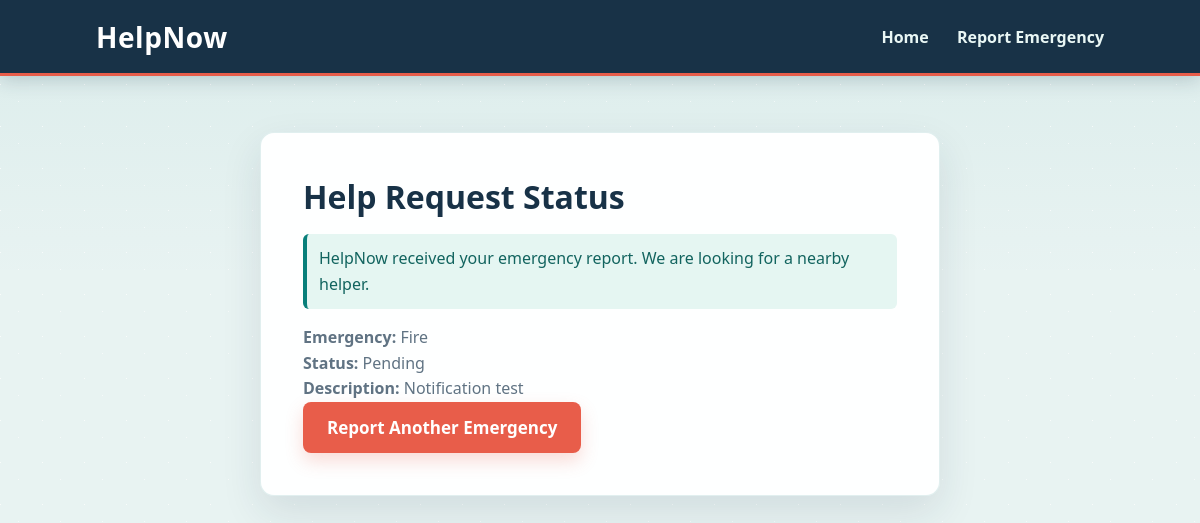
/status/4, run on the app's committed database.
### tables this page shows
CREATE TABLE notifications (
                id INTEGER PRIMARY KEY AUTOINCREMENT,
                user_id INTEGER NOT NULL,
                emergency_id INTEGER,
                message TEXT NOT NULL,
                is_read INTEGER DEFAULT 0,
                created_at TIMESTAMP DEFAULT CURRENT_TIMESTAMP,
                FOREIGN KEY (user_id) REFERENCES users(id),
                FOREIGN KEY (emergency_id) REFERENCES emergency_reports(id)
            );

CREATE TABLE emergency_reports (
    id INTEGER PRIMARY KEY AUTOINCREMENT,
    user_id INTEGER NOT NULL,
    type TEXT NOT NULL,
    description TEXT,
    latitude REAL,
    longitude REAL,
    status TEXT DEFAULT 'pending',
    priority TEXT DEFAULT 'normal',
    created_at TIMESTAMP DEFAULT CURRENT_TIMESTAMP, recipient_phone TEXT,

    FOREIGN KEY (user_id)
    REFERENCES users(id)
);

### app.py (the view)
@app.route("/status/<int:report_id>")
def report_status(report_id):
    with get_connection() as connection:
        report_record = connection.execute(
            "SELECT * FROM emergency_reports WHERE id = ?",
            (report_id,),
        ).fetchone()
        notification = connection.execute(
            """
            SELECT notifications.message, notifications.created_at FROM notifications
            WHERE emergency_id = ?
            ORDER BY id DESC LIMIT 1
            """,
            (report_id,),
        ).fetchone()
    if report_record is None:
        return "Emergency report not found", 404
    return render_template(
        "status.html",
        report=report_record,
        notification=notification,
    )

### app.py (called while the page is built)
def get_connection():
    connection = sqlite3.connect(DATABASE_PATH)
    connection.row_factory = sqlite3.Row
    return connection

### templates/status.html (shortened to what this page needs)
<!DOCTYPE html>
<html lang="en">
<head>
    <link rel="stylesheet" href="{{ url_for('static', filename='css/style.css') }}">
</head>
<body>
    <nav class="navbar">
        <div class="logo">HelpNow</div>
        <div class="nav-links">
            <a href="{{ url_for('home') }}">Home</a>
            <a href="{{ url_for('report') }}">Report Emergency</a>
        </div>
    </nav>
    <main class="report-section">
        <h1>Help Request Status</h1>
        <p class="form-message success">{{ notification.message }}</p>
        <p><strong>Emergency:</strong> {{ report.type }}</p>
        <p><strong>Status:</strong> {{ report.status|capitalize }}</p>
        <p><strong>Description:</strong> {{ report.description }}</p>
        <a class="button-link" href="{{ url_for('report') }}">Report Another Emergency</a>
    </main>
</body>
</html>

### static/css/style.css (style rules this page uses)
:root { --ink: #183247; --muted: #607383; --paper: #ffffff; --mist: #eef7f6; --teal: #087f7a; --teal-dark: #05615f; --coral: #e85d4a; --line: #d5e4e5; --shadow: 0 16px 40px rgba(24, 50, 71, 0.11); }
* { margin: 0; padding: 0; box-sizing: border-box; }
body { min-height: 100vh; color: var(--ink); font-family: "Trebuchet MS", "Segoe UI", sans-serif; background-color: #e8f3f2; background-image: linear-gradient(115deg, rgba(255, 255, 255, 0.72) 1px, transparent 1px), linear-gradient(25deg, rgba(255, 255, 255, 0.62) 1px, transparent 1px), linear-gradient(180deg, rgba(8, 127, 122, 0.06), transparent 35%); background-position: 0 0, 18px 18px, 0 0; background-size: 42px 42px, 42px 42px, 100% 100%; }
.navbar { min-height: 76px; background: #183247; display: flex; align-items: center; justify-content: space-between; padding: 0 clamp(20px, 8%, 120px); border-bottom: 3px solid var(--coral); box-shadow: 0 4px 18px rgba(24, 50, 71, 0.2); }
.logo { color: #ffffff; font-size: 28px; font-weight: 800; letter-spacing: 0.02em; }
.nav-links a { text-decoration: none; margin-left: 24px; color: #e9f7f5; font-weight: 700; }
.hero-content button, .report-section button, .button-link { padding: 14px 24px; border: none; border-radius: 8px; background: var(--coral); color: #ffffff; font-size: 17px; font-weight: 800; cursor: pointer; box-shadow: 0 8px 18px rgba(232, 93, 74, 0.22); transition: transform 160ms ease, background 160ms ease, box-shadow 160ms ease; }
.emergency-section h2, .dashboard-section h1, .dashboard-section h2, .report-section h1 { color: var(--ink); }
.report-section { max-width: 680px; margin: 56px auto; padding: clamp(24px, 5vw, 42px); background: rgba(255, 255, 255, 0.96); border: 1px solid rgba(8, 127, 122, 0.12); border-radius: 14px; box-shadow: var(--shadow); }
.report-section > p { color: var(--muted); line-height: 1.6; }
.report-section button, .button-link { display: inline-block; text-decoration: none; }
.form-message { margin: 16px 0; padding: 12px; border-radius: 6px; }
.form-message.success { background: #e5f6f2; border-left: 4px solid var(--teal); color: #12645f; }

### data on the page
notifications: message "HelpNow received your emergency report. We are looking for a nearby helper."
emergency_reports: type "Fire", status "Pending", description "Notification test"
